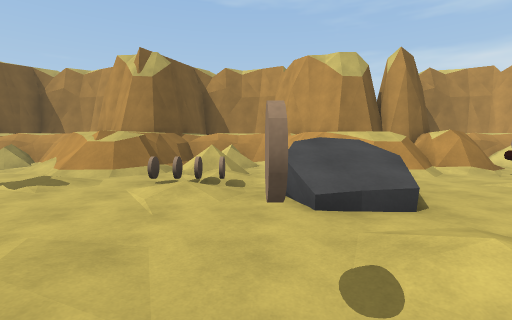
View 1 (above)

14 first-person views from a walk through a scene from a Unity 3-D project. The camera is 1.5 m above the floor, tilts 4° down and sees 85° across. The floor is counted in squares, 2 m on a side. Each view is taken from the middle of a square. On the plan, view 1 faces up. The plan holds only what a view shows up to about 10 squares ahead; the rest is blank.

View 2
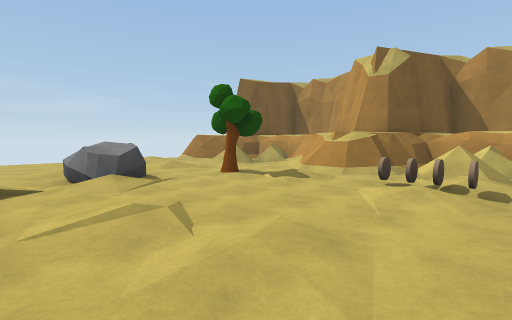

View 3
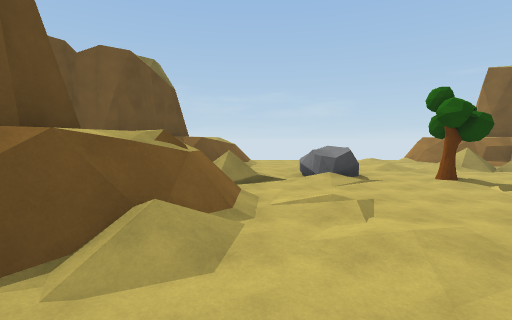

View 4
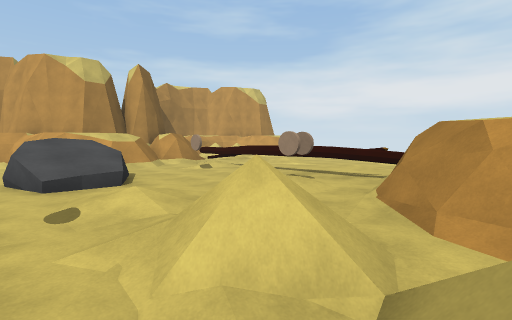

View 5
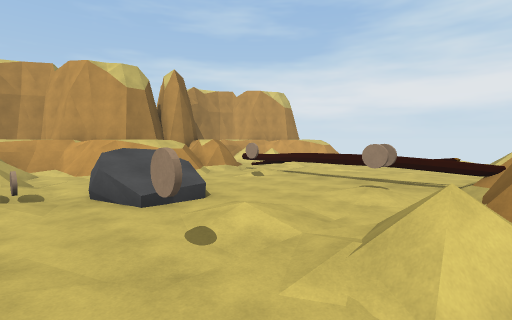

View 6
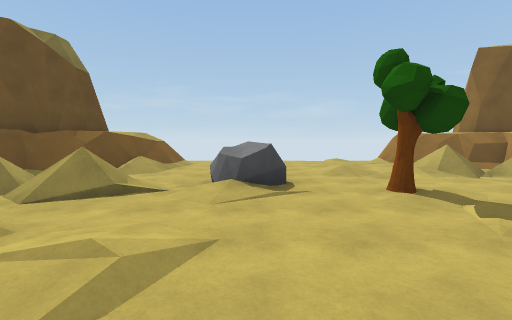

View 7
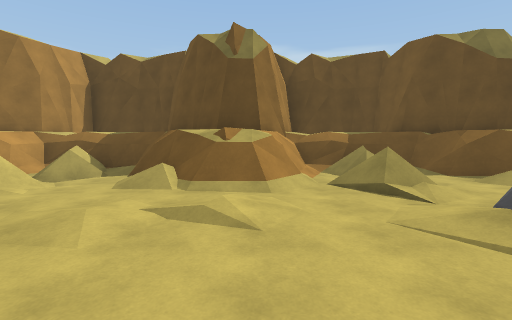

View 8
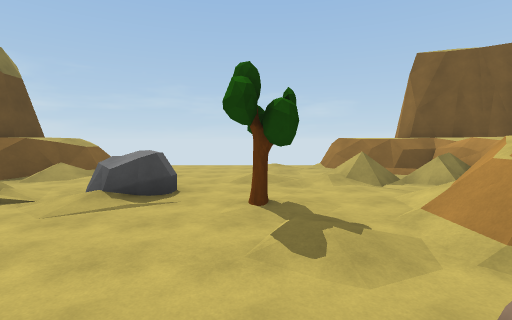

View 9
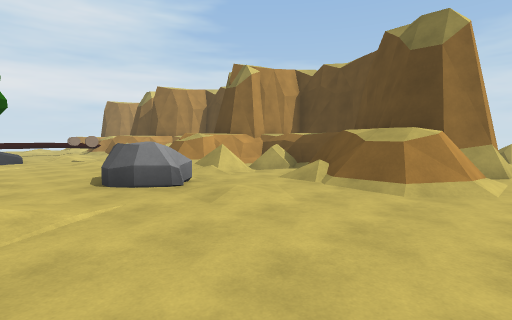

View 10
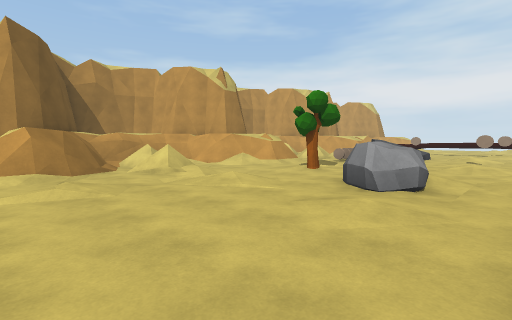

View 11
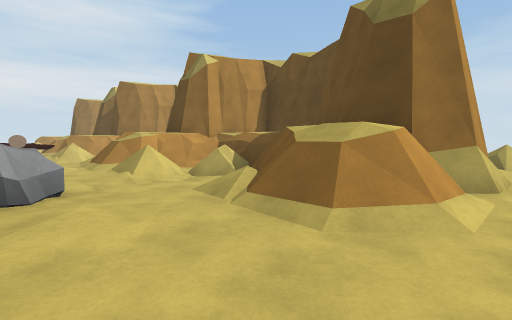

View 12
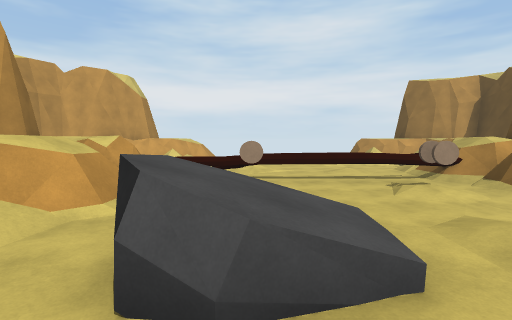

View 13
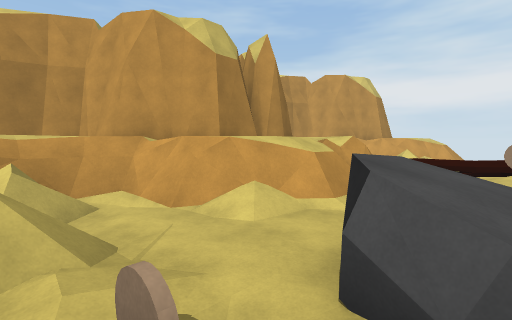

View 14
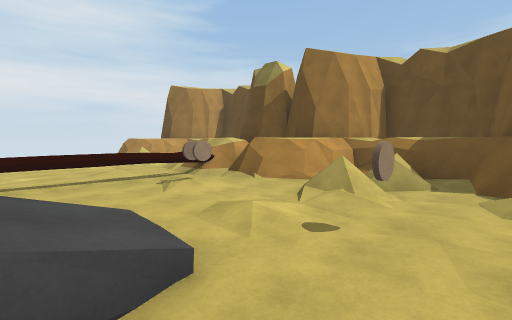

### Floor plan
Key: @ floor where view 1 was taken; # wall or solid block; x gap in a wall; . main floor; : floor 0.25 m higher than the main floor; - floor 0.25 m lower than the main floor; + floor 0.5 m higher than the main floor; / step, stairs or slope; = window, fence, low wall or low ledge; ^ raised ledge; T thing the floor can be seen under or through; C coin; R rock; E tree.
Columns run from 11 left of view 1 to 10 right of it. Each row starts with its distance up from view 1.
 11          #
 10   #      #^#
  9   ##^#  ##^##    ##^
  8   #/=#####/#### ##   #
  7 ###//.#=#././#####+  #
  6 ././/..=#./../#.T :
  5 .:..-....CC-R/..= ..
  4 ...:..E...:. /...x:..
  3 ............//...#...
  2 ....RR:..............
  1 ........:......C.T:..
  0 .....././..@//..TT...
 -1 .##=.///##/.///###
 -2 .####=/####.=.###=
 -3 .###########=## ##
 -4 .###   #   #^##
 -5              #
 -6
 -7 //
 -8 //

Positions as (right, up) in squares from view 1, and headings:
1: (0, 0), facing up
2: (0, 0), facing up-left
3: (1, 0), facing left
4: (0, -2), facing up-right
5: (-1, -1), facing up-right
6: (-1, 2), facing left
7: (-3, 4), facing down
8: (-1, 4), facing left
9: (-11, 4), facing down-right
10: (-11, 0), facing up-right
11: (-11, 2), facing down-right
12: (-1, 4), facing right
13: (-1, 4), facing up-right
14: (-1, 4), facing down-right
